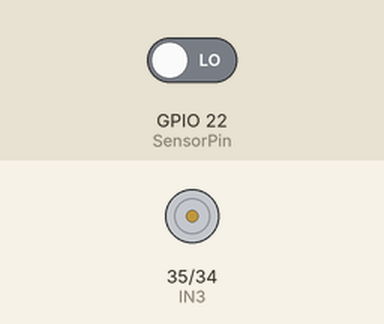
This sketch was run on a simulated ESP32. Shown: motor-driver pin pairs drawn as motors (green arrow = first pin HIGH = forward, orange = second pin HIGH = backward, longer = more drive). Inputs (shaded band) come from the test bench; at power-on: GPIO 22 (SensorPin) LOW. What the sketch prints to the serial monitor is not drawn.

Above: at 1.2 s.
1.3 s: GPIO 22 (SensorPin) driven HIGH
At 2.1 s:
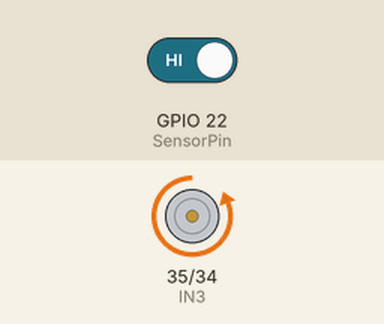
2.8 s: GPIO 22 (SensorPin) driven LOW
At 5.6 s:
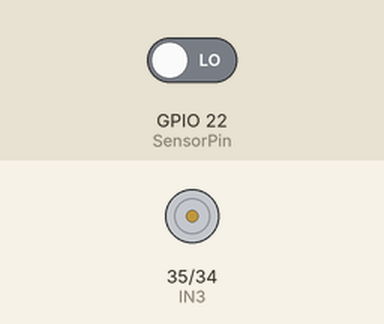
Timing chart, 0 to 7.1 s (numbered marks = the images above; inputs shaded):
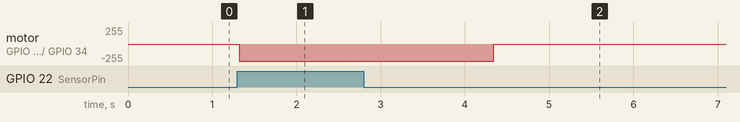

Measured:
- after the input at 1.3 s, motor on GPIO 35 (IN3) / GPIO 34 (IN4): stopped → backward 255/255 at once
- after the input at 2.8 s, motor on GPIO 35 (IN3) / GPIO 34 (IN4): backward 255/255 → stopped after 1.5 s

The sketch:

Avoid_-_Motor_de_Corriente_Continua.ino
```cpp
int IN3 = 35;
int IN4 = 34;
int SensorPin = 22;
int avoid;

void setup(){
  pinMode (IN4, OUTPUT);    // Input4 conectada al pin 4
  pinMode (IN3, OUTPUT);    // Input3 conectada al pin 5
  pinMode(SensorPin, INPUT);
  Serial.begin(9600);
}
void loop(){
  avoid = digitalRead(SensorPin);
  if(avoid == HIGH){
    // Motor gira en un sentido
    digitalWrite (IN4, HIGH);
    digitalWrite (IN3, LOW);
    Serial.println("Se detecta un obstáculo");
    delay(3000);
  }else{
    // Motor no gira
    digitalWrite (IN4, LOW);
    Serial.println("No hay obstáculos");
  }
}
```
